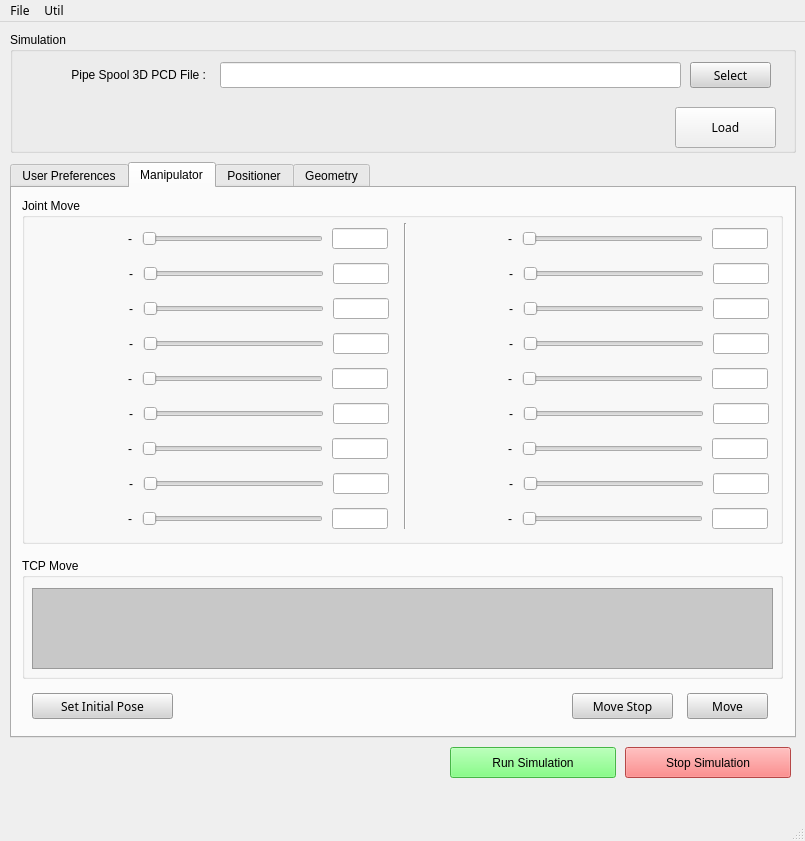
<?xml version="1.0" encoding="UTF-8"?>
<ui version="4.0">
 <author>IAE</author>
 <class>MainWindow</class>
 <widget class="QMainWindow" name="MainWindow">
  <property name="geometry">
   <rect>
    <x>0</x>
    <y>0</y>
    <width>805</width>
    <height>841</height>
   </rect>
  </property>
  <property name="font">
   <font>
    <family>NanumSquare</family>
   </font>
  </property>
  <property name="windowTitle">
   <string/>
  </property>
  <property name="windowIcon">
   <iconset theme="document-save-as">
    <normaloff>../../../../.designer/backup</normaloff>../../../../.designer/backup</iconset>
  </property>
  <property name="toolTip">
   <string/>
  </property>
  <property name="styleSheet">
   <string notr="true"/>
  </property>
  <widget class="QWidget" name="centralwidget">
   <widget class="QGroupBox" name="groupBox_4">
    <property name="geometry">
     <rect>
      <x>10</x>
      <y>10</y>
      <width>786</width>
      <height>121</height>
     </rect>
    </property>
    <property name="font">
     <font>
      <family>Arial</family>
     </font>
    </property>
    <property name="title">
     <string>Simulation</string>
    </property>
    <widget class="QLabel" name="label">
     <property name="geometry">
      <rect>
       <x>15</x>
       <y>30</y>
       <width>181</width>
       <height>26</height>
      </rect>
     </property>
     <property name="text">
      <string>Pipe Spool 3D PCD File :</string>
     </property>
     <property name="alignment">
      <set>Qt::AlignRight|Qt::AlignTrailing|Qt::AlignVCenter</set>
     </property>
    </widget>
    <widget class="QLineEdit" name="edit_pcd_file">
     <property name="geometry">
      <rect>
       <x>210</x>
       <y>30</y>
       <width>461</width>
       <height>26</height>
      </rect>
     </property>
     <property name="readOnly">
      <bool>true</bool>
     </property>
    </widget>
    <widget class="QPushButton" name="btn_open_pcd">
     <property name="geometry">
      <rect>
       <x>680</x>
       <y>30</y>
       <width>81</width>
       <height>26</height>
      </rect>
     </property>
     <property name="font">
      <font>
       <family>NanumSquare</family>
      </font>
     </property>
     <property name="styleSheet">
      <string notr="true">color: rgb(0,0,0);
background-color: rgb(212, 212, 212);</string>
     </property>
     <property name="text">
      <string>Select</string>
     </property>
    </widget>
    <widget class="QPushButton" name="btn_load_pcd">
     <property name="geometry">
      <rect>
       <x>665</x>
       <y>75</y>
       <width>101</width>
       <height>41</height>
      </rect>
     </property>
     <property name="font">
      <font>
       <family>NanumSquare</family>
      </font>
     </property>
     <property name="styleSheet">
      <string notr="true"/>
     </property>
     <property name="text">
      <string>Load</string>
     </property>
    </widget>
   </widget>
   <widget class="QPushButton" name="btn_run_simulation">
    <property name="geometry">
     <rect>
      <x>450</x>
      <y>725</y>
      <width>166</width>
      <height>31</height>
     </rect>
    </property>
    <property name="font">
     <font>
      <family>Arial</family>
     </font>
    </property>
    <property name="styleSheet">
     <string notr="true">color: rgb(0,0,0);
background-color: rgb(100,255,100);</string>
    </property>
    <property name="text">
     <string>Run Simulation</string>
    </property>
    <property name="icon">
     <iconset>
      <normaloff>../resource/run.png</normaloff>../resource/run.png</iconset>
    </property>
   </widget>
   <widget class="QPushButton" name="btn_stop_simulation">
    <property name="geometry">
     <rect>
      <x>625</x>
      <y>725</y>
      <width>166</width>
      <height>31</height>
     </rect>
    </property>
    <property name="font">
     <font>
      <family>Arial</family>
     </font>
    </property>
    <property name="styleSheet">
     <string notr="true">color: rgb(0,0,0);
background-color: rgb(255, 100, 100);</string>
    </property>
    <property name="text">
     <string>Stop Simulation</string>
    </property>
    <property name="icon">
     <iconset>
      <normaloff>../resource/stop.png</normaloff>../resource/stop.png</iconset>
    </property>
   </widget>
   <widget class="QTabWidget" name="tabWidget">
    <property name="geometry">
     <rect>
      <x>10</x>
      <y>140</y>
      <width>786</width>
      <height>576</height>
     </rect>
    </property>
    <property name="font">
     <font>
      <family>Arial</family>
     </font>
    </property>
    <property name="currentIndex">
     <number>1</number>
    </property>
    <widget class="QWidget" name="tab">
     <attribute name="title">
      <string>User Preferences</string>
     </attribute>
     <widget class="QGroupBox" name="groupBox">
      <property name="geometry">
       <rect>
        <x>15</x>
        <y>10</y>
        <width>431</width>
        <height>106</height>
       </rect>
      </property>
      <property name="font">
       <font>
        <family>Arial</family>
       </font>
      </property>
      <property name="title">
       <string>Pose Detection Plugin Preference</string>
      </property>
      <widget class="QComboBox" name="select_pg_plugin">
       <property name="geometry">
        <rect>
         <x>210</x>
         <y>65</y>
         <width>206</width>
         <height>26</height>
        </rect>
       </property>
      </widget>
      <widget class="QComboBox" name="select_pd_plugin">
       <property name="geometry">
        <rect>
         <x>210</x>
         <y>30</y>
         <width>206</width>
         <height>26</height>
        </rect>
       </property>
      </widget>
      <widget class="QLabel" name="label_3">
       <property name="geometry">
        <rect>
         <x>20</x>
         <y>30</y>
         <width>181</width>
         <height>26</height>
        </rect>
       </property>
       <property name="text">
        <string>Pose Detection Plug-in :</string>
       </property>
       <property name="alignment">
        <set>Qt::AlignRight|Qt::AlignTrailing|Qt::AlignVCenter</set>
       </property>
      </widget>
      <widget class="QLabel" name="label_4">
       <property name="geometry">
        <rect>
         <x>10</x>
         <y>65</y>
         <width>191</width>
         <height>26</height>
        </rect>
       </property>
       <property name="text">
        <string>Path Generation Plug-in :</string>
       </property>
       <property name="alignment">
        <set>Qt::AlignRight|Qt::AlignTrailing|Qt::AlignVCenter</set>
       </property>
      </widget>
     </widget>
     <widget class="QGroupBox" name="groupBox_2">
      <property name="geometry">
       <rect>
        <x>15</x>
        <y>130</y>
        <width>436</width>
        <height>106</height>
       </rect>
      </property>
      <property name="font">
       <font>
        <family>Arial</family>
       </font>
      </property>
      <property name="title">
       <string>Path Generatation Plugin Preference</string>
      </property>
      <widget class="QComboBox" name="select_pg_plugin_2">
       <property name="geometry">
        <rect>
         <x>210</x>
         <y>65</y>
         <width>206</width>
         <height>26</height>
        </rect>
       </property>
      </widget>
      <widget class="QComboBox" name="select_pd_plugin_2">
       <property name="geometry">
        <rect>
         <x>210</x>
         <y>30</y>
         <width>206</width>
         <height>26</height>
        </rect>
       </property>
      </widget>
      <widget class="QLabel" name="label_5">
       <property name="geometry">
        <rect>
         <x>20</x>
         <y>30</y>
         <width>181</width>
         <height>26</height>
        </rect>
       </property>
       <property name="text">
        <string>Pose Detection Plug-in :</string>
       </property>
       <property name="alignment">
        <set>Qt::AlignRight|Qt::AlignTrailing|Qt::AlignVCenter</set>
       </property>
      </widget>
      <widget class="QLabel" name="label_6">
       <property name="geometry">
        <rect>
         <x>10</x>
         <y>65</y>
         <width>191</width>
         <height>26</height>
        </rect>
       </property>
       <property name="text">
        <string>Path Generation Plug-in :</string>
       </property>
       <property name="alignment">
        <set>Qt::AlignRight|Qt::AlignTrailing|Qt::AlignVCenter</set>
       </property>
      </widget>
     </widget>
    </widget>
    <widget class="QWidget" name="tab_2">
     <attribute name="title">
      <string>Manipulator</string>
     </attribute>
     <widget class="QGroupBox" name="groupBox_3">
      <property name="geometry">
       <rect>
        <x>10</x>
        <y>10</y>
        <width>761</width>
        <height>346</height>
       </rect>
      </property>
      <property name="title">
       <string>Joint Move</string>
      </property>
      <widget class="QLabel" name="label_rt_1">
       <property name="geometry">
        <rect>
         <x>14</x>
         <y>30</y>
         <width>96</width>
         <height>21</height>
        </rect>
       </property>
       <property name="text">
        <string>-</string>
       </property>
       <property name="alignment">
        <set>Qt::AlignRight|Qt::AlignTrailing|Qt::AlignVCenter</set>
       </property>
      </widget>
      <widget class="QSlider" name="slide_rt_1">
       <property name="geometry">
        <rect>
         <x>120</x>
         <y>30</y>
         <width>181</width>
         <height>21</height>
        </rect>
       </property>
       <property name="orientation">
        <enum>Qt::Horizontal</enum>
       </property>
      </widget>
      <widget class="QLineEdit" name="edit_slide_rt_1">
       <property name="geometry">
        <rect>
         <x>310</x>
         <y>30</y>
         <width>56</width>
         <height>21</height>
        </rect>
       </property>
       <property name="alignment">
        <set>Qt::AlignCenter</set>
       </property>
      </widget>
      <widget class="Line" name="line_2">
       <property name="geometry">
        <rect>
         <x>375</x>
         <y>25</y>
         <width>16</width>
         <height>306</height>
        </rect>
       </property>
       <property name="orientation">
        <enum>Qt::Vertical</enum>
       </property>
      </widget>
      <widget class="QLineEdit" name="edit_slide_rt_2">
       <property name="geometry">
        <rect>
         <x>311</x>
         <y>65</y>
         <width>56</width>
         <height>21</height>
        </rect>
       </property>
       <property name="alignment">
        <set>Qt::AlignCenter</set>
       </property>
      </widget>
      <widget class="QSlider" name="slide_rt_2">
       <property name="geometry">
        <rect>
         <x>121</x>
         <y>65</y>
         <width>181</width>
         <height>21</height>
        </rect>
       </property>
       <property name="orientation">
        <enum>Qt::Horizontal</enum>
       </property>
      </widget>
      <widget class="QLabel" name="label_rt_2">
       <property name="geometry">
        <rect>
         <x>10</x>
         <y>65</y>
         <width>101</width>
         <height>21</height>
        </rect>
       </property>
       <property name="text">
        <string>-</string>
       </property>
       <property name="alignment">
        <set>Qt::AlignRight|Qt::AlignTrailing|Qt::AlignVCenter</set>
       </property>
      </widget>
      <widget class="QLineEdit" name="edit_slide_rt_3">
       <property name="geometry">
        <rect>
         <x>311</x>
         <y>100</y>
         <width>56</width>
         <height>21</height>
        </rect>
       </property>
       <property name="alignment">
        <set>Qt::AlignCenter</set>
       </property>
      </widget>
      <widget class="QSlider" name="slide_rt_3">
       <property name="geometry">
        <rect>
         <x>121</x>
         <y>100</y>
         <width>181</width>
         <height>21</height>
        </rect>
       </property>
       <property name="orientation">
        <enum>Qt::Horizontal</enum>
       </property>
      </widget>
      <widget class="QLabel" name="label_rt_3">
       <property name="geometry">
        <rect>
         <x>10</x>
         <y>100</y>
         <width>101</width>
         <height>21</height>
        </rect>
       </property>
       <property name="text">
        <string>-</string>
       </property>
       <property name="alignment">
        <set>Qt::AlignRight|Qt::AlignTrailing|Qt::AlignVCenter</set>
       </property>
      </widget>
      <widget class="QLineEdit" name="edit_slide_rt_4">
       <property name="geometry">
        <rect>
         <x>311</x>
         <y>135</y>
         <width>56</width>
         <height>21</height>
        </rect>
       </property>
       <property name="alignment">
        <set>Qt::AlignCenter</set>
       </property>
      </widget>
      <widget class="QSlider" name="slide_rt_4">
       <property name="geometry">
        <rect>
         <x>121</x>
         <y>135</y>
         <width>181</width>
         <height>21</height>
        </rect>
       </property>
       <property name="orientation">
        <enum>Qt::Horizontal</enum>
       </property>
      </widget>
      <widget class="QLabel" name="label_rt_4">
       <property name="geometry">
        <rect>
         <x>10</x>
         <y>135</y>
         <width>101</width>
         <height>21</height>
        </rect>
       </property>
       <property name="text">
        <string>-</string>
       </property>
       <property name="alignment">
        <set>Qt::AlignRight|Qt::AlignTrailing|Qt::AlignVCenter</set>
       </property>
      </widget>
      <widget class="QLabel" name="label_rt_5">
       <property name="geometry">
        <rect>
         <x>9</x>
         <y>170</y>
         <width>101</width>
         <height>21</height>
        </rect>
       </property>
       <property name="text">
        <string>-</string>
       </property>
       <property name="alignment">
        <set>Qt::AlignRight|Qt::AlignTrailing|Qt::AlignVCenter</set>
       </property>
      </widget>
      <widget class="QSlider" name="slide_rt_5">
       <property name="geometry">
        <rect>
         <x>120</x>
         <y>170</y>
         <width>181</width>
         <height>21</height>
        </rect>
       </property>
       <property name="orientation">
        <enum>Qt::Horizontal</enum>
       </property>
      </widget>
      <widget class="QLineEdit" name="edit_slide_rt_5">
       <property name="geometry">
        <rect>
         <x>310</x>
         <y>170</y>
         <width>56</width>
         <height>21</height>
        </rect>
       </property>
       <property name="alignment">
        <set>Qt::AlignCenter</set>
       </property>
      </widget>
      <widget class="QLineEdit" name="edit_slide_rt_6">
       <property name="geometry">
        <rect>
         <x>311</x>
         <y>205</y>
         <width>56</width>
         <height>21</height>
        </rect>
       </property>
       <property name="alignment">
        <set>Qt::AlignCenter</set>
       </property>
      </widget>
      <widget class="QSlider" name="slide_rt_6">
       <property name="geometry">
        <rect>
         <x>121</x>
         <y>205</y>
         <width>181</width>
         <height>21</height>
        </rect>
       </property>
       <property name="orientation">
        <enum>Qt::Horizontal</enum>
       </property>
      </widget>
      <widget class="QLabel" name="label_rt_6">
       <property name="geometry">
        <rect>
         <x>10</x>
         <y>205</y>
         <width>101</width>
         <height>21</height>
        </rect>
       </property>
       <property name="text">
        <string>-</string>
       </property>
       <property name="alignment">
        <set>Qt::AlignRight|Qt::AlignTrailing|Qt::AlignVCenter</set>
       </property>
      </widget>
      <widget class="QLabel" name="label_rt_7">
       <property name="geometry">
        <rect>
         <x>9</x>
         <y>240</y>
         <width>101</width>
         <height>21</height>
        </rect>
       </property>
       <property name="text">
        <string>-</string>
       </property>
       <property name="alignment">
        <set>Qt::AlignRight|Qt::AlignTrailing|Qt::AlignVCenter</set>
       </property>
      </widget>
      <widget class="QSlider" name="slide_rt_7">
       <property name="geometry">
        <rect>
         <x>120</x>
         <y>240</y>
         <width>181</width>
         <height>21</height>
        </rect>
       </property>
       <property name="orientation">
        <enum>Qt::Horizontal</enum>
       </property>
      </widget>
      <widget class="QLineEdit" name="edit_slide_rt_7">
       <property name="geometry">
        <rect>
         <x>310</x>
         <y>240</y>
         <width>56</width>
         <height>21</height>
        </rect>
       </property>
       <property name="alignment">
        <set>Qt::AlignCenter</set>
       </property>
      </widget>
      <widget class="QLineEdit" name="edit_slide_rt_8">
       <property name="geometry">
        <rect>
         <x>311</x>
         <y>275</y>
         <width>56</width>
         <height>21</height>
        </rect>
       </property>
       <property name="alignment">
        <set>Qt::AlignCenter</set>
       </property>
      </widget>
      <widget class="QSlider" name="slide_rt_8">
       <property name="geometry">
        <rect>
         <x>121</x>
         <y>275</y>
         <width>181</width>
         <height>21</height>
        </rect>
       </property>
       <property name="orientation">
        <enum>Qt::Horizontal</enum>
       </property>
      </widget>
      <widget class="QLabel" name="label_rt_8">
       <property name="geometry">
        <rect>
         <x>10</x>
         <y>275</y>
         <width>101</width>
         <height>21</height>
        </rect>
       </property>
       <property name="text">
        <string>-</string>
       </property>
       <property name="alignment">
        <set>Qt::AlignRight|Qt::AlignTrailing|Qt::AlignVCenter</set>
       </property>
      </widget>
      <widget class="QLabel" name="label_rt_9">
       <property name="geometry">
        <rect>
         <x>9</x>
         <y>310</y>
         <width>101</width>
         <height>21</height>
        </rect>
       </property>
       <property name="text">
        <string>-</string>
       </property>
       <property name="alignment">
        <set>Qt::AlignRight|Qt::AlignTrailing|Qt::AlignVCenter</set>
       </property>
      </widget>
      <widget class="QSlider" name="slide_rt_9">
       <property name="geometry">
        <rect>
         <x>120</x>
         <y>310</y>
         <width>181</width>
         <height>21</height>
        </rect>
       </property>
       <property name="orientation">
        <enum>Qt::Horizontal</enum>
       </property>
      </widget>
      <widget class="QLineEdit" name="edit_slide_rt_9">
       <property name="geometry">
        <rect>
         <x>310</x>
         <y>310</y>
         <width>56</width>
         <height>21</height>
        </rect>
       </property>
       <property name="alignment">
        <set>Qt::AlignCenter</set>
       </property>
      </widget>
      <widget class="QLineEdit" name="edit_slide_dda_7">
       <property name="geometry">
        <rect>
         <x>690</x>
         <y>240</y>
         <width>56</width>
         <height>21</height>
        </rect>
       </property>
       <property name="alignment">
        <set>Qt::AlignCenter</set>
       </property>
      </widget>
      <widget class="QLineEdit" name="edit_slide_dda_4">
       <property name="geometry">
        <rect>
         <x>691</x>
         <y>135</y>
         <width>56</width>
         <height>21</height>
        </rect>
       </property>
       <property name="alignment">
        <set>Qt::AlignCenter</set>
       </property>
      </widget>
      <widget class="QLineEdit" name="edit_slide_dda_8">
       <property name="geometry">
        <rect>
         <x>691</x>
         <y>275</y>
         <width>56</width>
         <height>21</height>
        </rect>
       </property>
       <property name="alignment">
        <set>Qt::AlignCenter</set>
       </property>
      </widget>
      <widget class="QLineEdit" name="edit_slide_dda_9">
       <property name="geometry">
        <rect>
         <x>690</x>
         <y>310</y>
         <width>56</width>
         <height>21</height>
        </rect>
       </property>
       <property name="alignment">
        <set>Qt::AlignCenter</set>
       </property>
      </widget>
      <widget class="QLabel" name="label_dda_1">
       <property name="geometry">
        <rect>
         <x>394</x>
         <y>30</y>
         <width>96</width>
         <height>21</height>
        </rect>
       </property>
       <property name="text">
        <string>-</string>
       </property>
       <property name="alignment">
        <set>Qt::AlignRight|Qt::AlignTrailing|Qt::AlignVCenter</set>
       </property>
      </widget>
      <widget class="QSlider" name="slide_dda_4">
       <property name="geometry">
        <rect>
         <x>501</x>
         <y>135</y>
         <width>181</width>
         <height>21</height>
        </rect>
       </property>
       <property name="orientation">
        <enum>Qt::Horizontal</enum>
       </property>
      </widget>
      <widget class="QSlider" name="slide_dda_9">
       <property name="geometry">
        <rect>
         <x>500</x>
         <y>310</y>
         <width>181</width>
         <height>21</height>
        </rect>
       </property>
       <property name="orientation">
        <enum>Qt::Horizontal</enum>
       </property>
      </widget>
      <widget class="QLineEdit" name="edit_slide_dda_6">
       <property name="geometry">
        <rect>
         <x>691</x>
         <y>205</y>
         <width>56</width>
         <height>21</height>
        </rect>
       </property>
       <property name="alignment">
        <set>Qt::AlignCenter</set>
       </property>
      </widget>
      <widget class="QSlider" name="slide_dda_2">
       <property name="geometry">
        <rect>
         <x>501</x>
         <y>65</y>
         <width>181</width>
         <height>21</height>
        </rect>
       </property>
       <property name="orientation">
        <enum>Qt::Horizontal</enum>
       </property>
      </widget>
      <widget class="QSlider" name="slide_dda_8">
       <property name="geometry">
        <rect>
         <x>501</x>
         <y>275</y>
         <width>181</width>
         <height>21</height>
        </rect>
       </property>
       <property name="orientation">
        <enum>Qt::Horizontal</enum>
       </property>
      </widget>
      <widget class="QLabel" name="label_dda_7">
       <property name="geometry">
        <rect>
         <x>394</x>
         <y>240</y>
         <width>96</width>
         <height>21</height>
        </rect>
       </property>
       <property name="text">
        <string>-</string>
       </property>
       <property name="alignment">
        <set>Qt::AlignRight|Qt::AlignTrailing|Qt::AlignVCenter</set>
       </property>
      </widget>
      <widget class="QLabel" name="label_dda_5">
       <property name="geometry">
        <rect>
         <x>394</x>
         <y>170</y>
         <width>96</width>
         <height>21</height>
        </rect>
       </property>
       <property name="text">
        <string>-</string>
       </property>
       <property name="alignment">
        <set>Qt::AlignRight|Qt::AlignTrailing|Qt::AlignVCenter</set>
       </property>
      </widget>
      <widget class="QSlider" name="slide_dda_6">
       <property name="geometry">
        <rect>
         <x>501</x>
         <y>205</y>
         <width>181</width>
         <height>21</height>
        </rect>
       </property>
       <property name="orientation">
        <enum>Qt::Horizontal</enum>
       </property>
      </widget>
      <widget class="QSlider" name="slide_dda_7">
       <property name="geometry">
        <rect>
         <x>500</x>
         <y>240</y>
         <width>181</width>
         <height>21</height>
        </rect>
       </property>
       <property name="orientation">
        <enum>Qt::Horizontal</enum>
       </property>
      </widget>
      <widget class="QLabel" name="label_dda_4">
       <property name="geometry">
        <rect>
         <x>395</x>
         <y>135</y>
         <width>96</width>
         <height>21</height>
        </rect>
       </property>
       <property name="text">
        <string>-</string>
       </property>
       <property name="alignment">
        <set>Qt::AlignRight|Qt::AlignTrailing|Qt::AlignVCenter</set>
       </property>
      </widget>
      <widget class="QSlider" name="slide_dda_3">
       <property name="geometry">
        <rect>
         <x>501</x>
         <y>100</y>
         <width>181</width>
         <height>21</height>
        </rect>
       </property>
       <property name="orientation">
        <enum>Qt::Horizontal</enum>
       </property>
      </widget>
      <widget class="QLineEdit" name="edit_slide_dda_3">
       <property name="geometry">
        <rect>
         <x>691</x>
         <y>100</y>
         <width>56</width>
         <height>21</height>
        </rect>
       </property>
       <property name="alignment">
        <set>Qt::AlignCenter</set>
       </property>
      </widget>
      <widget class="QLineEdit" name="edit_slide_dda_2">
       <property name="geometry">
        <rect>
         <x>691</x>
         <y>65</y>
         <width>56</width>
         <height>21</height>
        </rect>
       </property>
       <property name="alignment">
        <set>Qt::AlignCenter</set>
       </property>
      </widget>
      <widget class="QSlider" name="slide_dda_5">
       <property name="geometry">
        <rect>
         <x>500</x>
         <y>170</y>
         <width>181</width>
         <height>21</height>
        </rect>
       </property>
       <property name="orientation">
        <enum>Qt::Horizontal</enum>
       </property>
      </widget>
      <widget class="QLabel" name="label_dda_3">
       <property name="geometry">
        <rect>
         <x>395</x>
         <y>100</y>
         <width>96</width>
         <height>21</height>
        </rect>
       </property>
       <property name="text">
        <string>-</string>
       </property>
       <property name="alignment">
        <set>Qt::AlignRight|Qt::AlignTrailing|Qt::AlignVCenter</set>
       </property>
      </widget>
      <widget class="QLineEdit" name="edit_slide_dda_1">
       <property name="geometry">
        <rect>
         <x>690</x>
         <y>30</y>
         <width>56</width>
         <height>21</height>
        </rect>
       </property>
       <property name="alignment">
        <set>Qt::AlignCenter</set>
       </property>
      </widget>
      <widget class="QLabel" name="label_dda_6">
       <property name="geometry">
        <rect>
         <x>395</x>
         <y>205</y>
         <width>96</width>
         <height>21</height>
        </rect>
       </property>
       <property name="text">
        <string>-</string>
       </property>
       <property name="alignment">
        <set>Qt::AlignRight|Qt::AlignTrailing|Qt::AlignVCenter</set>
       </property>
      </widget>
      <widget class="QLabel" name="label_dda_8">
       <property name="geometry">
        <rect>
         <x>395</x>
         <y>275</y>
         <width>96</width>
         <height>21</height>
        </rect>
       </property>
       <property name="text">
        <string>-</string>
       </property>
       <property name="alignment">
        <set>Qt::AlignRight|Qt::AlignTrailing|Qt::AlignVCenter</set>
       </property>
      </widget>
      <widget class="QLabel" name="label_dda_2">
       <property name="geometry">
        <rect>
         <x>395</x>
         <y>65</y>
         <width>96</width>
         <height>21</height>
        </rect>
       </property>
       <property name="text">
        <string>-</string>
       </property>
       <property name="alignment">
        <set>Qt::AlignRight|Qt::AlignTrailing|Qt::AlignVCenter</set>
       </property>
      </widget>
      <widget class="QLabel" name="label_dda_9">
       <property name="geometry">
        <rect>
         <x>394</x>
         <y>310</y>
         <width>96</width>
         <height>21</height>
        </rect>
       </property>
       <property name="text">
        <string>-</string>
       </property>
       <property name="alignment">
        <set>Qt::AlignRight|Qt::AlignTrailing|Qt::AlignVCenter</set>
       </property>
      </widget>
      <widget class="QSlider" name="slide_dda_1">
       <property name="geometry">
        <rect>
         <x>500</x>
         <y>30</y>
         <width>181</width>
         <height>21</height>
        </rect>
       </property>
       <property name="orientation">
        <enum>Qt::Horizontal</enum>
       </property>
      </widget>
      <widget class="QLineEdit" name="edit_slide_dda_5">
       <property name="geometry">
        <rect>
         <x>690</x>
         <y>170</y>
         <width>56</width>
         <height>21</height>
        </rect>
       </property>
       <property name="alignment">
        <set>Qt::AlignCenter</set>
       </property>
      </widget>
     </widget>
     <widget class="QGroupBox" name="groupBox_6">
      <property name="geometry">
       <rect>
        <x>10</x>
        <y>370</y>
        <width>761</width>
        <height>121</height>
       </rect>
      </property>
      <property name="title">
       <string>TCP Move</string>
      </property>
      <widget class="QTableView" name="table_tcp_move">
       <property name="geometry">
        <rect>
         <x>10</x>
         <y>30</y>
         <width>741</width>
         <height>81</height>
        </rect>
       </property>
       <property name="styleSheet">
        <string notr="true">color: rgb(0, 0, 0);
background-color: rgb(200,200,200);</string>
       </property>
       <attribute name="horizontalHeaderStretchLastSection">
        <bool>true</bool>
       </attribute>
      </widget>
     </widget>
     <widget class="QPushButton" name="btn_tcp_move">
      <property name="geometry">
       <rect>
        <x>675</x>
        <y>505</y>
        <width>81</width>
        <height>26</height>
       </rect>
      </property>
      <property name="font">
       <font>
        <family>NanumSquare</family>
       </font>
      </property>
      <property name="styleSheet">
       <string notr="true">color: rgb(0,0,0);
background-color: rgb(212, 212, 212);</string>
      </property>
      <property name="text">
       <string>Move</string>
      </property>
     </widget>
     <widget class="QPushButton" name="btn_tcp_movestop">
      <property name="geometry">
       <rect>
        <x>560</x>
        <y>505</y>
        <width>101</width>
        <height>26</height>
       </rect>
      </property>
      <property name="font">
       <font>
        <family>NanumSquare</family>
       </font>
      </property>
      <property name="styleSheet">
       <string notr="true">color: rgb(0,0,0);
background-color: rgb(212, 212, 212);</string>
      </property>
      <property name="text">
       <string>Move Stop</string>
      </property>
     </widget>
     <widget class="QPushButton" name="btn_set_initial_pose">
      <property name="geometry">
       <rect>
        <x>20</x>
        <y>505</y>
        <width>141</width>
        <height>26</height>
       </rect>
      </property>
      <property name="font">
       <font>
        <family>NanumSquare</family>
       </font>
      </property>
      <property name="styleSheet">
       <string notr="true">color: rgb(0,0,0);
background-color: rgb(212, 212, 212);</string>
      </property>
      <property name="text">
       <string>Set Initial Pose</string>
      </property>
     </widget>
    </widget>
    <widget class="QWidget" name="tab_4">
     <attribute name="title">
      <string>Positioner</string>
     </attribute>
     <widget class="QGroupBox" name="groupBox_5">
      <property name="geometry">
       <rect>
        <x>10</x>
        <y>10</y>
        <width>761</width>
        <height>126</height>
       </rect>
      </property>
      <property name="title">
       <string>Positioner Control</string>
      </property>
      <widget class="QTableView" name="table_pr_move">
       <property name="geometry">
        <rect>
         <x>10</x>
         <y>30</y>
         <width>741</width>
         <height>81</height>
        </rect>
       </property>
      </widget>
     </widget>
    </widget>
    <widget class="QWidget" name="tab_3">
     <attribute name="title">
      <string>Geometry</string>
     </attribute>
     <widget class="QPushButton" name="btn_geometry_remove_all">
      <property name="geometry">
       <rect>
        <x>15</x>
        <y>330</y>
        <width>206</width>
        <height>31</height>
       </rect>
      </property>
      <property name="font">
       <font>
        <family>Arial</family>
       </font>
      </property>
      <property name="styleSheet">
       <string notr="true">color: rgb(0,0,0);
background-color: rgb(200,200,200);</string>
      </property>
      <property name="text">
       <string>Remove All Geometries</string>
      </property>
      <property name="icon">
       <iconset>
        <normaloff>../../../../.designer/resource/delete.png</normaloff>../../../../.designer/resource/delete.png</iconset>
      </property>
     </widget>
     <widget class="QTableView" name="table_geometry">
      <property name="geometry">
       <rect>
        <x>5</x>
        <y>5</y>
        <width>771</width>
        <height>321</height>
       </rect>
      </property>
      <property name="styleSheet">
       <string notr="true">color: rgb(0, 0, 0);</string>
      </property>
     </widget>
    </widget>
   </widget>
  </widget>
  <widget class="QMenuBar" name="menubar">
   <property name="geometry">
    <rect>
     <x>0</x>
     <y>0</y>
     <width>805</width>
     <height>24</height>
    </rect>
   </property>
   <widget class="QMenu" name="menuControl">
    <property name="title">
     <string>File</string>
    </property>
    <addaction name="actionExit"/>
   </widget>
   <widget class="QMenu" name="menuUtil">
    <property name="title">
     <string>Util</string>
    </property>
    <addaction name="actionUtilGeneratePCD"/>
   </widget>
   <addaction name="menuControl"/>
   <addaction name="menuUtil"/>
  </widget>
  <widget class="QStatusBar" name="statusbar"/>
  <action name="actionExit">
   <property name="text">
    <string>Exit</string>
   </property>
  </action>
  <action name="actionUtilGeneratePCD">
   <property name="text">
    <string>Generate to PCD File</string>
   </property>
   <property name="shortcut">
    <string>Meta+G</string>
   </property>
  </action>
 </widget>
 <resources/>
 <connections/>
 <designerdata>
  <property name="gridDeltaX">
   <number>5</number>
  </property>
  <property name="gridDeltaY">
   <number>5</number>
  </property>
  <property name="gridSnapX">
   <bool>true</bool>
  </property>
  <property name="gridSnapY">
   <bool>true</bool>
  </property>
  <property name="gridVisible">
   <bool>true</bool>
  </property>
 </designerdata>
</ui>
